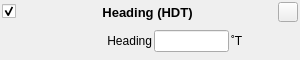
<?xml version="1.0" encoding="UTF-8"?>
<!-- Copyright (C) 2024-2026 RF StateSide LLC; SPDX-License-Identifier: AGPL-3.0-or-later -->
<ui version="4.0">
 <class>TrueHeadingHDT</class>
 <widget class="QWidget" name="TrueHeadingHDT">
  <property name="geometry">
   <rect>
    <x>0</x>
    <y>0</y>
    <width>300</width>
    <height>60</height>
   </rect>
  </property>
  <property name="windowTitle">
   <string>Form</string>
  </property>
  <layout class="QVBoxLayout" name="verticalLayout">
   <property name="spacing">
    <number>2</number>
   </property>
   <property name="leftMargin">
    <number>2</number>
   </property>
   <property name="topMargin">
    <number>2</number>
   </property>
   <property name="rightMargin">
    <number>2</number>
   </property>
   <property name="bottomMargin">
    <number>2</number>
   </property>
   <item>
    <layout class="QHBoxLayout" name="horizontalLayout_2">
     <item>
      <widget class="QCheckBox" name="checkBoxEnabled">
       <property name="text">
        <string/>
       </property>
       <property name="checked">
        <bool>true</bool>
       </property>
      </widget>
     </item>
     <item>
      <spacer name="horizontalSpacer">
       <property name="orientation">
        <enum>Qt::Orientation::Horizontal</enum>
       </property>
       <property name="sizeHint" stdset="0">
        <size>
         <width>40</width>
         <height>20</height>
        </size>
       </property>
      </spacer>
     </item>
     <item>
      <widget class="QLabel" name="labelTitle">
       <property name="font">
        <font>
         <pointsize>10</pointsize>
         <bold>true</bold>
        </font>
       </property>
       <property name="text">
        <string>Heading (HDT)</string>
       </property>
       <property name="alignment">
        <set>Qt::AlignmentFlag::AlignCenter</set>
       </property>
      </widget>
     </item>
     <item>
      <spacer name="horizontalSpacer_2">
       <property name="orientation">
        <enum>Qt::Orientation::Horizontal</enum>
       </property>
       <property name="sizeHint" stdset="0">
        <size>
         <width>40</width>
         <height>20</height>
        </size>
       </property>
      </spacer>
     </item>
     <item>
      <widget class="QPushButton" name="pushButtonRemove">
       <property name="minimumSize">
        <size>
         <width>20</width>
         <height>20</height>
        </size>
       </property>
       <property name="maximumSize">
        <size>
         <width>20</width>
         <height>20</height>
        </size>
       </property>
       <property name="text">
        <string/>
       </property>
      </widget>
     </item>
    </layout>
   </item>
   <item>
    <layout class="QHBoxLayout" name="horizontalLayout">
     <item>
      <widget class="QLabel" name="labelHeading">
       <property name="minimumSize">
        <size>
         <width>150</width>
         <height>22</height>
        </size>
       </property>
       <property name="maximumSize">
        <size>
         <width>150</width>
         <height>16777215</height>
        </size>
       </property>
       <property name="text">
        <string>Heading</string>
       </property>
       <property name="alignment">
        <set>Qt::AlignmentFlag::AlignRight|Qt::AlignmentFlag::AlignTrailing|Qt::AlignmentFlag::AlignVCenter</set>
       </property>
      </widget>
     </item>
     <item>
      <widget class="QLineEdit" name="lineEditHeading">
       <property name="minimumSize">
        <size>
         <width>75</width>
         <height>22</height>
        </size>
       </property>
       <property name="maximumSize">
        <size>
         <width>75</width>
         <height>16777215</height>
        </size>
       </property>
       <property name="toolTip">
        <string>&lt;html&gt;&lt;head/&gt;&lt;body&gt;&lt;p&gt;Heading in degrees.&lt;/p&gt;&lt;/body&gt;&lt;/html&gt;</string>
       </property>
       <property name="inputMethodHints">
        <set>Qt::InputMethodHint::ImhNone</set>
       </property>
       <property name="readOnly">
        <bool>false</bool>
       </property>
      </widget>
     </item>
     <item>
      <widget class="ClickableLabel" name="labelUnitHeading">
       <property name="minimumSize">
        <size>
         <width>50</width>
         <height>22</height>
        </size>
       </property>
       <property name="toolTip">
        <string>&lt;html&gt;&lt;head/&gt;&lt;body&gt;&lt;p&gt;&lt;br/&gt;&lt;/p&gt;&lt;/body&gt;&lt;/html&gt;</string>
       </property>
       <property name="text">
        <string>˚T</string>
       </property>
      </widget>
     </item>
    </layout>
   </item>
  </layout>
 </widget>
 <customwidgets>
  <customwidget>
   <class>ClickableLabel</class>
   <extends>QLabel</extends>
   <header location="global">clickablelabel.h</header>
  </customwidget>
 </customwidgets>
 <resources/>
 <connections/>
</ui>
